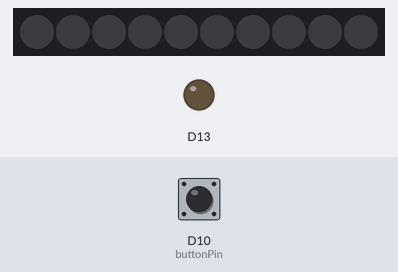
The sketch below on a simulated Adafruit Circuit Playground Express. Shown: 10 RGB LEDs in strip order, left to right, output pins drawn as LEDs (lit = HIGH). The test bench sets the inputs (shaded band); at power-on: D10 (buttonPin) HIGH. Dim RGB values are drawn brighter than linear.

Above: at 1.2 s.
1.3 s: D10 (buttonPin) pulled LOW for 0.15 s
At 1.8 s:
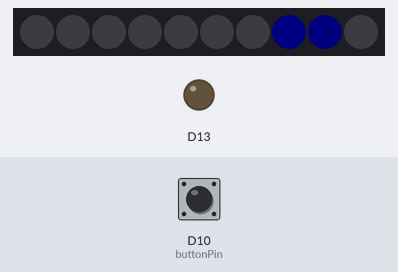
2.9 s: D10 (buttonPin) pulled LOW for 1 s
At 4.3 s:
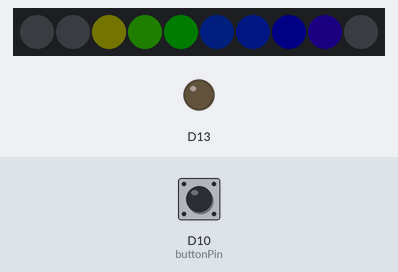
5.4 s: D10 (buttonPin) pulled LOW for 0.15 s
At 6.1 s:
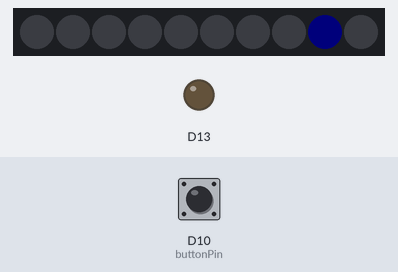
7.0 s: D10 (buttonPin) pulled LOW for 1 s
At 7.01 s:
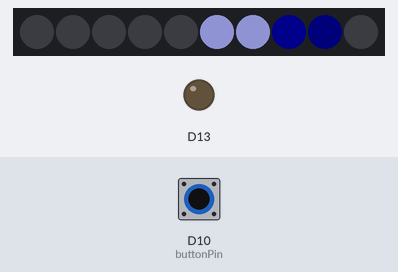
Timing chart, 0 to 10.0 s (numbered marks = the images above; inputs shaded):
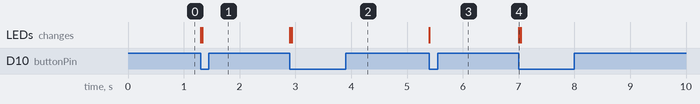

The sketch:

Audio_test.ino
```cpp
// FFT-based audio visualizer for Adafruit Circuit Playground: uses the
// built-in mic on A4, 10x NeoPixels for display.  Built on the ELM-Chan
// FFT library for AVR microcontrollers.

// The fast Fourier transform (FFT) algorithm converts a signal from the
// time domain to the frequency domain -- e.g. turning a sampled audio
// signal into a visualization of frequencies and magnitudes -- an EQ meter.

// The FFT algorithm itself is handled in the Circuit Playground library;
// the code here is mostly for converting that function's output into
// animation.  In most AV gear it's usually done with bargraph displays;
// with a 1D output (the 10 NeoPixels) we need to get creative with color
// and brightness...it won't look great in every situation (seems to work
// best with LOUD music), but it's colorful and fun to look at.  So this
// code is mostly a bunch of tables and weird fixed-point (integer) math
// that probably doesn't make much sense even with all these comments.

#include <Adafruit_CircuitPlayground.h>
#include <Wire.h>
#include <SPI.h>

// GLOBAL STUFF ------------------------------------------------------------

// Displaying EQ meter output straight from the FFT may be 'correct,' but
// isn't always visually interesting (most bins spend most time near zero).
// Dynamic level adjustment narrows in on a range of values so there's
// always something going on.  The upper and lower range are based on recent
// audio history, and on a per-bin basis (some may be more active than
// others, so this keeps one or two "loud" bins from spoiling the rest.

#define BINS   10          // FFT output is filtered down to this many bins
#define FRAMES 4           // This many FFT cycles are averaged for leveling
uint8_t lvl[FRAMES][BINS], // Bin levels for the prior #FRAMES frames
        avgLo[BINS],       // Pseudo rolling averages for bins -- lower and
        avgHi[BINS],       // upper limits -- for dynamic level adjustment.
        frameIdx = 0;      // Counter for lvl storage

// CALIBRATION CONSTANTS ---------------------------------------------------

const uint8_t PROGMEM
  // Low-level noise initially subtracted from each of 32 FFT bins
  noise[]    = { 0x04,0x03,0x03,0x03, 0x02,0x02,0x02,0x02,
                 0x02,0x02,0x02,0x02, 0x01,0x01,0x01,0x01,
                 0x01,0x01,0x01,0x01, 0x01,0x01,0x01,0x01,
                 0x01,0x01,0x01,0x01, 0x01,0x01,0x01,0x01 },
  // FFT bins (32) are then filtered down to 10 output bins (to match the
  // number of NeoPixels on Circuit Playground).  10 arrays here, one per
  // output bin.  First element of each is the number of input bins to
  // merge, second element is index of first merged bin, remaining values
  // are scaling weights as each input bin is merged into output.  The
  // merging also "de-linearizes" the FFT output, so it's closer to a
  // logarithmic scale with octaves evenly-ish spaced, music looks better.
  bin0data[] = { 1, 2, 147 },
  bin1data[] = { 2, 2, 89, 14 },
  bin2data[] = { 2, 3, 89, 14 },
  bin3data[] = { 4, 3, 15, 181, 58, 3 },
  bin4data[] = { 4, 4, 15, 181, 58, 3 },
  bin5data[] = { 6, 5, 6, 89, 185, 85, 14, 2 },
  bin6data[] = { 7, 7, 5, 60, 173, 147, 49, 9, 1 },
  bin7data[] = { 10, 8, 3, 23, 89, 170, 176, 109, 45, 14, 4, 1 },
  bin8data[] = { 13, 11, 2, 12, 45, 106, 167, 184, 147, 89, 43, 18, 6, 2, 1 },
  bin9data[] = { 18, 14, 2, 6, 19, 46, 89, 138, 175, 185, 165, 127, 85, 51, 27, 14, 7, 3, 2, 1 },
  // Pointers to 10 bin arrays, because PROGMEM arrays-of-arrays are weird:
  * const binData[] = { bin0data, bin1data, bin2data, bin3data, bin4data,
                        bin5data, bin6data, bin7data, bin8data, bin9data },
  // R,G,B values for color wheel covering 10 NeoPixels:
  reds[]   = { 0xAD, 0x9A, 0x84, 0x65, 0x00, 0x00, 0x00, 0x00, 0x65, 0x84 },
  greens[] = { 0x00, 0x66, 0x87, 0x9E, 0xB1, 0x87, 0x66, 0x00, 0x00, 0x00 },
  blues[]  = { 0x00, 0x00, 0x00, 0x00, 0x00, 0xC3, 0xE4, 0xFF, 0xE4, 0xC3 },
  gamma8[] = { // Gamma correction improves the appearance of midrange colors
    0x00, 0x00, 0x00, 0x00, 0x00, 0x00, 0x00, 0x00, 0x00, 0x00, 0x00, 0x00,
    0x00, 0x00, 0x00, 0x00, 0x00, 0x00, 0x00, 0x00, 0x00, 0x00, 0x00, 0x00,
    0x01, 0x01, 0x01, 0x01, 0x01, 0x01, 0x01, 0x01, 0x01, 0x01, 0x01, 0x01,
    0x02, 0x02, 0x02, 0x02, 0x02, 0x02, 0x02, 0x02, 0x03, 0x03, 0x03, 0x03,
    0x03, 0x03, 0x04, 0x04, 0x04, 0x04, 0x05, 0x05, 0x05, 0x05, 0x05, 0x06,
    0x06, 0x06, 0x06, 0x07, 0x07, 0x07, 0x08, 0x08, 0x08, 0x09, 0x09, 0x09,
    0x0A, 0x0A, 0x0A, 0x0B, 0x0B, 0x0B, 0x0C, 0x0C, 0x0D, 0x0D, 0x0D, 0x0E,
    0x0E, 0x0F, 0x0F, 0x10, 0x10, 0x11, 0x11, 0x12, 0x12, 0x13, 0x13, 0x14,
    0x14, 0x15, 0x15, 0x16, 0x16, 0x17, 0x18, 0x18, 0x19, 0x19, 0x1A, 0x1B,
    0x1B, 0x1C, 0x1D, 0x1D, 0x1E, 0x1F, 0x1F, 0x20, 0x21, 0x22, 0x22, 0x23,
    0x24, 0x25, 0x26, 0x26, 0x27, 0x28, 0x29, 0x2A, 0x2A, 0x2B, 0x2C, 0x2D,
    0x2E, 0x2F, 0x30, 0x31, 0x32, 0x33, 0x34, 0x35, 0x36, 0x37, 0x38, 0x39,
    0x3A, 0x3B, 0x3C, 0x3D, 0x3E, 0x3F, 0x40, 0x41, 0x42, 0x44, 0x45, 0x46,
    0x47, 0x48, 0x49, 0x4B, 0x4C, 0x4D, 0x4E, 0x50, 0x51, 0x52, 0x54, 0x55,
    0x56, 0x58, 0x59, 0x5A, 0x5C, 0x5D, 0x5E, 0x60, 0x61, 0x63, 0x64, 0x66,
    0x67, 0x69, 0x6A, 0x6C, 0x6D, 0x6F, 0x70, 0x72, 0x73, 0x75, 0x77, 0x78,
    0x7A, 0x7C, 0x7D, 0x7F, 0x81, 0x82, 0x84, 0x86, 0x88, 0x89, 0x8B, 0x8D,
    0x8F, 0x91, 0x92, 0x94, 0x96, 0x98, 0x9A, 0x9C, 0x9E, 0xA0, 0xA2, 0xA4,
    0xA6, 0xA8, 0xAA, 0xAC, 0xAE, 0xB0, 0xB2, 0xB4, 0xB6, 0xB8, 0xBA, 0xBC,
    0xBF, 0xC1, 0xC3, 0xC5, 0xC7, 0xCA, 0xCC, 0xCE, 0xD1, 0xD3, 0xD5, 0xD7,
    0xDA, 0xDC, 0xDF, 0xE1, 0xE3, 0xE6, 0xE8, 0xEB, 0xED, 0xF0, 0xF2, 0xF5,
    0xF7, 0xFA, 0xFC, 0xFF };
const uint16_t PROGMEM
  // Scaling values applied to each FFT bin (32) after noise subtraction
  // but prior to merging/filtering.  When multiplied by these values,
  // then divided by 256, these tend to produce outputs in the 0-255
  // range (VERY VERY "ISH") at normal listening levels.  These were
  // determined empirically by throwing lots of sample audio at it.
  binMul[] = { 405, 508, 486, 544, 533, 487, 519, 410,
               481, 413, 419, 410, 397, 424, 412, 411,
               511, 591, 588, 577, 554, 529, 524, 570,
               546, 559, 511, 552, 439, 488, 483, 547, },
  // Sums of bin weights for bin-merging tables above.
  binDiv[]   = { 147, 103, 103, 257, 257, 381, 444, 634, 822, 1142 };

int buttonVal; // Reads the input of the switch, returns either a 0 or 1
int buttonPin = 10; // The physical pin that e-textile material is connected to

// SETUP FUNCTION - runs once ----------------------------------------------

void setup() {
  Serial.begin(9600); // Starting the serial monitor
  CircuitPlayground.begin();
  CircuitPlayground.setBrightness(255);
  CircuitPlayground.clearPixels();
  pinMode(buttonPin, INPUT_PULLUP); // Indicating the type of input for the pin  used

  // Initialize rolling average ranges
  uint8_t i;
  for(i=0; i<BINS; i++) {
    avgLo[i] = 0;
    avgHi[i] = 255;
  }
  for(i=0; i<FRAMES; i++) {
    memset(&lvl[i], 127, sizeof(lvl[i]));
  }
}

// LOOP FUNCTION - runs over and over - does animation ---------------------

void loop() {
  uint16_t spectrum[32]; // FFT spectrum output buffer

  CircuitPlayground.mic.fft(spectrum);

  // spectrum[] is now raw FFT output, 32 bins.

  // Remove noise and apply EQ levels
  uint8_t  i, N;
  uint16_t S;
  buttonVal = digitalRead(buttonPin); // Reading the current value of the button pin (is it activated or not?)

  if (buttonVal == LOW) { // if the digital switch is activated
    for(i=0; i<32; i++) {
      N = pgm_read_byte(&noise[i]);
      if(spectrum[i] > N) { // Above noise threshold: scale & clip
        S           = ((spectrum[i] - N) *
                       (uint32_t)pgm_read_word(&binMul[i])) >> 8;
        spectrum[i] = (S < 255) ? S : 255;
      } else { // Below noise threshold: clip
        spectrum[i] = 0;
      }
    }
  // spectrum[] is now noise-filtered, scaled & clipped
  // FFT output, in range 0-255, still 32 bins.

  // Filter spectrum[] from 32 elements down to 10,
  // make pretty colors out of it:

  uint16_t sum, level;
  uint8_t  j, minLvl, maxLvl, nBins, binNum, *data;

  for(i=0; i<BINS; i++) { // For each output bin (and each pixel)...
    data   = (uint8_t *)pgm_read_word(&binData[i]);
    nBins  = pgm_read_byte(&data[0]); // Number of input bins to merge
    binNum = pgm_read_byte(&data[1]); // Index of first input bin
    data  += 2;
    for(sum=0, j=0; j<nBins; j++) {
      sum += spectrum[binNum++] * pgm_read_byte(&data[j]); // Total
    }
    sum /= pgm_read_word(&binDiv[i]);                      // Average
    lvl[frameIdx][i] = sum;      // Save for rolling averages
    minLvl = maxLvl = lvl[0][i]; // Get min and max range for bin
    for(j=1; j<FRAMES; j++) {    // from prior stored frames
      if(lvl[j][i] < minLvl)      minLvl = lvl[j][i];
      else if(lvl[j][i] > maxLvl) maxLvl = lvl[j][i];
    }

    // minLvl and maxLvl indicate the extents of the FFT output for this
    // bin over the past few frames, used for vertically scaling the output
    // graph (so it looks interesting regardless of volume level).  If too
    // close together though (e.g. at very low volume levels) the graph
    // becomes super coarse and 'jumpy'...so keep some minimum distance
    // between them (also lets the graph go to zero when no sound playing):
    if((maxLvl - minLvl) < 23) {
      maxLvl = (minLvl < (255-23)) ? minLvl + 23 : 255;
    }
    avgLo[i] = (avgLo[i] * 7 + minLvl) / 8; // Dampen min/max levels
    avgHi[i] = (maxLvl >= avgHi[i]) ?       // (fake rolling averages)
      (avgHi[i] *  3 + maxLvl) /  4 :       // Fast rise
      (avgHi[i] * 31 + maxLvl) / 32;        // Slow decay

    // Second fixed-point scale then 'stretches' each bin based on
    // dynamic min/max levels to 0-256 range:
    level = 1 + ((sum <= avgLo[i]) ? 0 :
                 256L * (sum - avgLo[i]) / (long)(avgHi[i] - avgLo[i]));
    // Clip output and convert to color:
    if(level <= 255) {
      uint8_t r = (pgm_read_byte(&reds[i])   * level) >> 8,
              g = (pgm_read_byte(&greens[i]) * level) >> 8,
              b = (pgm_read_byte(&blues[i])  * level) >> 8;
      CircuitPlayground.strip.setPixelColor(i,
        pgm_read_byte(&gamma8[r]),
        pgm_read_byte(&gamma8[g]),
        pgm_read_byte(&gamma8[b]));
    } else { // level = 256, show white pixel OONTZ OONTZ
      CircuitPlayground.strip.setPixelColor(i, 0x56587F);
    }
  }
  CircuitPlayground.strip.show();

  if(++frameIdx >= FRAMES) frameIdx = 0;
}}
```

Measured:
- after the input at 1.3 s, the LEDs: first change at once (image 1 shows a later state)
- after the input at 2.9 s, the LEDs: first change at once (image 2 shows a later state)
- after the input at 5.4 s, the LEDs: change at once (image 3)
- after the input at 7.0 s, the LEDs: change at once (image 4)
